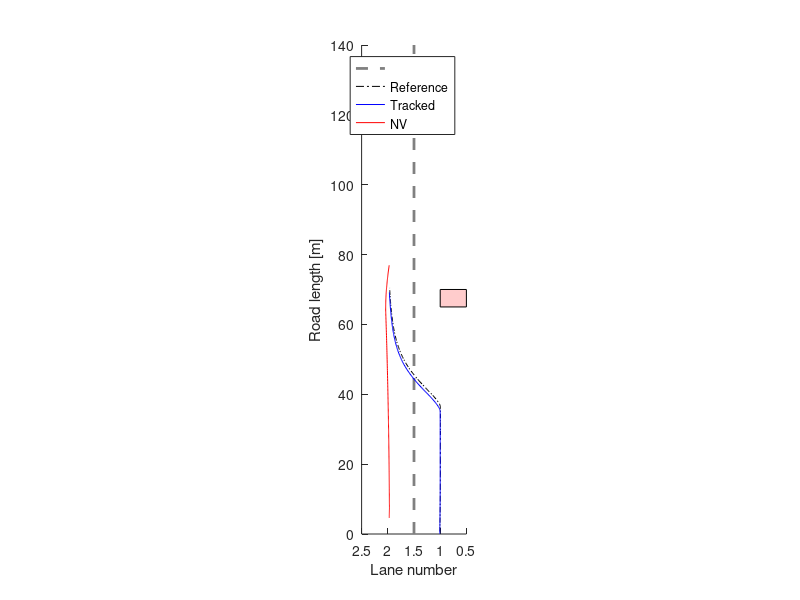
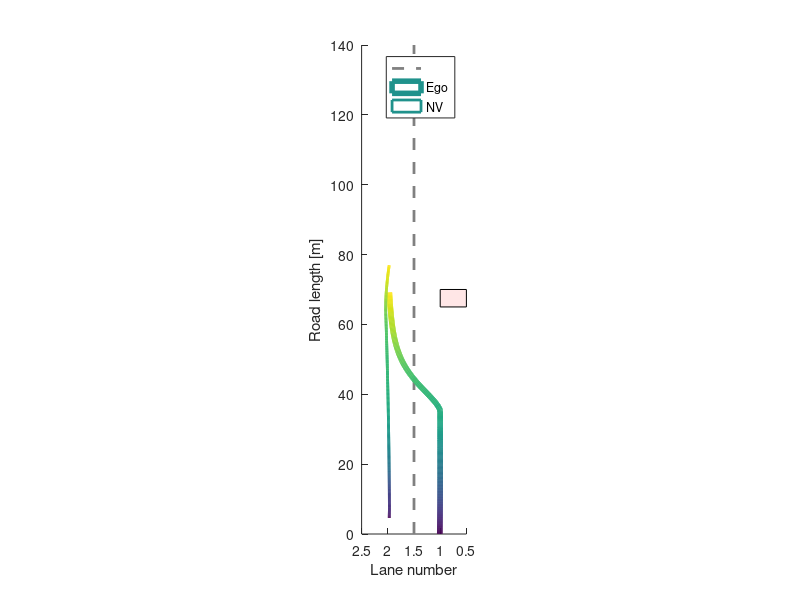

MATLAB code to generate these figures, in order: (Note: this script raises an error after producing the figures.)
% Viranjan Bhattacharyya
% EMC2 Lab Clemson University

clear, clc, close all

log_data = load("log_nv_accelerated.txt");
%%
start = 197;
fin = 769;
X = log_data(start:fin, 1:5);
X_ref = log_data(start:fin, 7:11);
Ua = log_data(start:fin, 12);
Ul = log_data(start:fin, 13);
X_nv = log_data(start:fin, 15:16);
X_obs = log_data(start:fin, 18);
roadlength = 140;
%%
figure(1)
set (gca,'DataAspectRatio',[1 15 1],'Xdir','reverse','Xlim',[0.5 2.5],'Ylim',[0 roadlength])
hold on 
plot([1.5 1.5],[0 roadlength],'--','LineWidth',2,'Color',[0.5 0.5 0.5]) % lane marking
plot(X_ref(:,4),X_ref(:,1),'-.k')
plot(X(:,4),X(:,1),'b')
plot(X_nv(:,2),X_nv(:,1),'r')
rectangle('Position',[0.5 (X_obs(1)-5) 0.5 5],'FaceColor',[1 0.8 0.8])
xlabel('Lane number')
ylabel('Road length [m]')
legend('','Reference','Tracked','NV')
%%
figure(2)
set (gca,'DataAspectRatio',[1 15 1],'Xdir','reverse','Xlim',[0.5 2.5],'Ylim',[0 roadlength])
hold on 
plot([1.5 1.5],[0 roadlength],'--','LineWidth',2,'Color',[0.5 0.5 0.5]) % lane marking
l = X(:,4)';
s = X(:,1)';
z = zeros(size(s));
col = 1:(fin - start + 1);
surface([l;l],[s;s],[z;z],[col;col],...
        'facecol','no',...
        'edgecol','interp',...
        'linew',4);
l_nv = X_nv(:,2)';
s_nv = X_nv(:,1)';
surface([l_nv;l_nv],[s_nv;s_nv],[z;z],[col;col],...
        'facecol','no',...
        'edgecol','interp',...
        'linew',2);
rectangle('Position',[0.5 (X_obs(1)-5) 0.5 5],'FaceColor',[1 0.9 0.9])
xlabel('Lane number')
ylabel('Road length [m]')
legend('', 'Ego', 'NV')
%%
RMSE = rmse(X_ref, X);
%%
figure(3)
subplot(211)
plot(Ua,'g')
hold on
plot(X(:,3));
ylabel('m/s^2')
legend('Command acceleration','Ego acceleration')
subplot(212)
plot(Ul,'g')
hold on
plot(X(:,4))
ylabel('Lane')
legend('Command lane', 'Ego')
%%
figure(4)
plot(Ua, 'g')
hold on
plot(X(:,3))
plot(X_ref(:,3))
ylim([-2 2])
ylabel('m/s^2')
legend('Commanded acceleration','Ego acceleration','Reference acceleration')
%%
figure(5)
plot(X(:,2))
ylabel('m/s')
legend('Ego Velocity')
